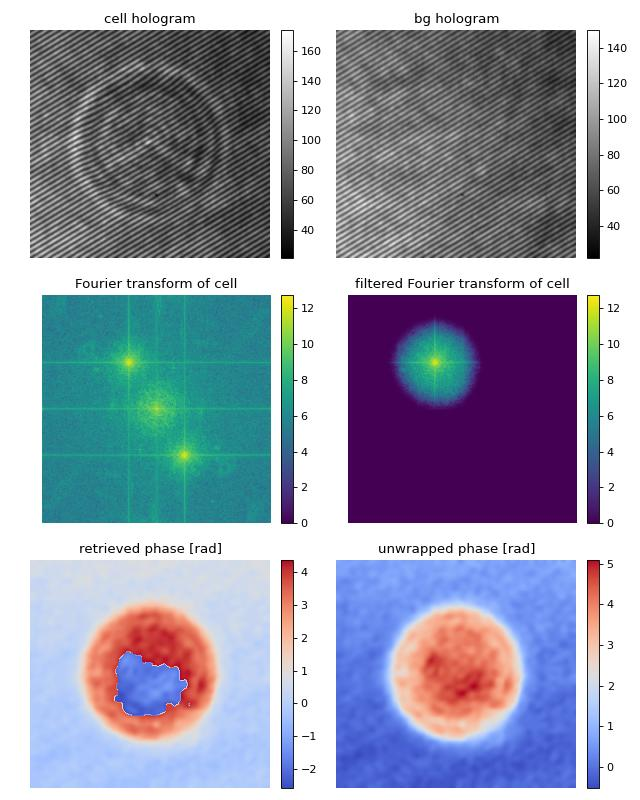

This figure's Python source:
"""Digital hologram of a single cell

This example illustrates how qpretrieve can be used to analyze
digital holograms. The hologram of a single myeloid leukemia
cell (HL60) was recorded using off-axis digital holographic microscopy
(DHM). Because the phase-retrieval method used in DHM is based on the
*discrete* Fourier transform, there always is a residual background
phase tilt which must be removed for further image analysis.
The setup used for recording these data is described in reference
:cite:`Schuermann2015`.

Note that the fringe pattern in this particular example is over-sampled
in real space, which is why the sidebands are not properly separated
in Fourier space. Thus, the filter in Fourier space is very small
which results in a very low effective resolution in the reconstructed
phase.
"""
import matplotlib.pylab as plt
import numpy as np
import qpretrieve
from skimage.restoration import unwrap_phase

# load the experimental data
edata = np.load("./data/hologram_cell.npz")

holo = qpretrieve.OffAxisHologram(data=edata["data"])
holo.run_pipeline(
    # For this hologram, the "smooth disk"
    # filter yields the best trade-off
    # between interference from the central
    # band and image resolution.
    filter_name="smooth disk",
    # Set the filter size to half the distance
    # between the central band and the sideband.
    filter_size=1/2)
bg = qpretrieve.OffAxisHologram(data=edata["bg_data"])
bg.process_like(holo)

phase = holo.phase - bg.phase

# plot the properties of `qpi`
fig = plt.figure(figsize=(8, 10))

ax1 = plt.subplot(321, title="cell hologram")
map1 = ax1.imshow(edata["data"], interpolation="bicubic", cmap="gray")
plt.colorbar(map1, ax=ax1, fraction=.046, pad=0.04)

ax2 = plt.subplot(322, title="bg hologram")
map2 = ax2.imshow(edata["bg_data"], interpolation="bicubic", cmap="gray")
plt.colorbar(map2, ax=ax2, fraction=.046, pad=0.04)

ax3 = plt.subplot(323, title="Fourier transform of cell")
map3 = ax3.imshow(np.log(1 + np.abs(holo.fft_origin)), cmap="viridis")
plt.colorbar(map3, ax=ax3, fraction=.046, pad=0.04)

ax4 = plt.subplot(324, title="filtered Fourier transform of cell")
map4 = ax4.imshow(np.log(1 + np.abs(holo.fft_filtered)), cmap="viridis")
plt.colorbar(map4, ax=ax4, fraction=.046, pad=0.04)

ax5 = plt.subplot(325, title="retrieved phase [rad]")
map5 = ax5.imshow(phase, cmap="coolwarm")
plt.colorbar(map5, ax=ax5, fraction=.046, pad=0.04)

ax6 = plt.subplot(326, title="unwrapped phase [rad]")
map6 = ax6.imshow(unwrap_phase(phase), cmap="coolwarm")
plt.colorbar(map6, ax=ax6, fraction=.046, pad=0.04)

# disable axes
[ax.axis("off") for ax in [ax1, ax2, ax3, ax4, ax5, ax6]]

plt.tight_layout()
plt.show()
